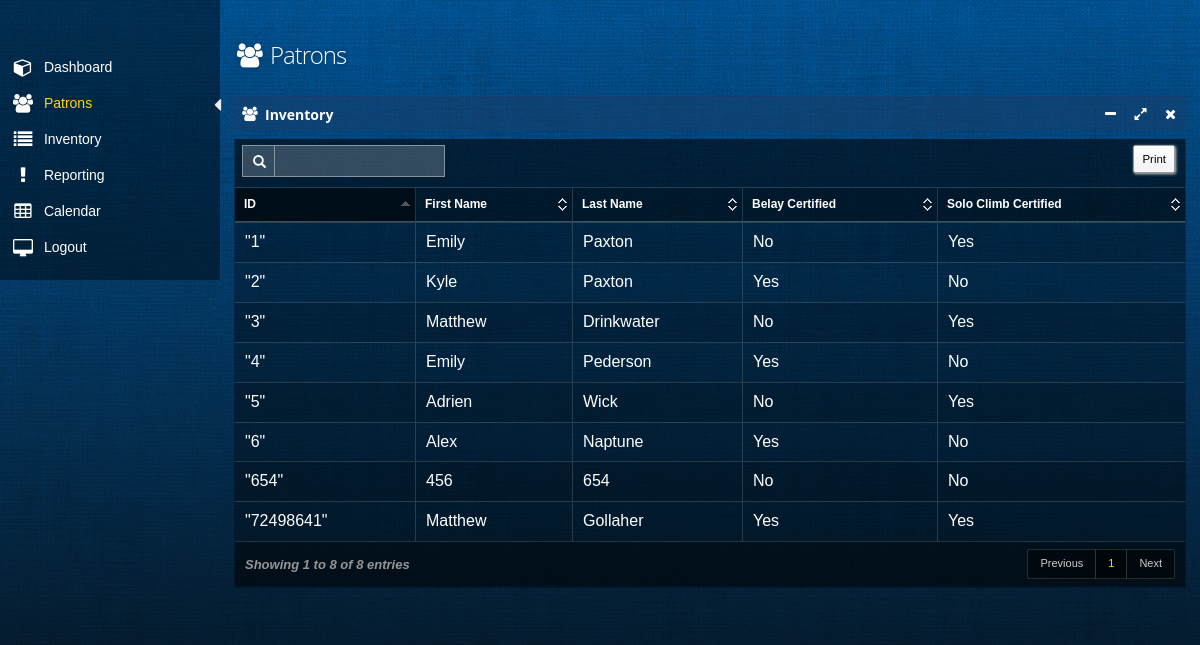
The app's page /patronViewEmployee with its own data.
### tables this page shows
CREATE TABLE "Patron" (
	`Id`	TEXT NOT NULL UNIQUE,
	`FirstName`	TEXT NOT NULL,
	`LastName`	TEXT NOT NULL,
	`Email`	TEXT NOT NULL UNIQUE,
	`PhoneNumber`	TEXT NOT NULL,
	`Gender`	TEXT NOT NULL,
	`Address`	TEXT NOT NULL,
	`City`	TEXT NOT NULL,
	`Zip`	TEXT NOT NULL,
	`WaiverFile`	BLOB NOT NULL,
	`State`	TEXT NOT NULL,
	`IsBelayCertified`	REAL DEFAULT 'False',
	`IsSoloClimbCertified`	REAL DEFAULT 'False',
	PRIMARY KEY(`Id`)
);

### app.py (the view)
@app.route('/patronViewEmployee')
def patronViewEmployee():
    return patronViewModule.patronViewEmployee()

### databaseFunctions.py (called while the page is built)
def getAllPatronIds():
    with engine.connect() as connection:
        sqlText = text("SELECT Id FROM Patron ORDER by Id")
        result = engine.execute(sqlText)
        ids = []
        for row in result:
            ids.append(row[0])
        if not ids:
            return None
        else:
            return ids

def getAllPatronFirstNames():
    with engine.connect() as connection:
        sqlText = text("SELECT FirstName FROM Patron ORDER by Id")
        result = engine.execute(sqlText)
        firstNames = []
        for row in result:
            firstNames.append(row[0])
        if not firstNames:
            return None
        else:
            return firstNames

def getAllPatronLastNames():
    with engine.connect() as connection:
        sqlText = text("SELECT LastName FROM Patron ORDER by Id")
        result = engine.execute(sqlText)
        lastNames = []
        for row in result:
            lastNames.append(row[0])
        if not lastNames:
            return None
        else:
            return lastNames

def getAllPatronBelayCertifications():
    with engine.connect() as connection:
        sqlText = text("SELECT IsBelayCertified FROM Patron ORDER by Id")
        result = engine.execute(sqlText)
        isBelayCertifications = []
        for row in result:
            isBelayCertifications.append(row[0])
        if not isBelayCertifications:
            return None
        else:
            return isBelayCertifications

def getAllPatronSoloClimbCertifications():
    with engine.connect() as connection:
        sqlText = text("SELECT IsSoloClimbCertified FROM Patron ORDER by Id")
        result = engine.execute(sqlText)
        isSoloClimbCertifications = []
        for row in result:
            isSoloClimbCertifications.append(row[0])
        if not isSoloClimbCertifications:
            return None
        else:
            return isSoloClimbCertifications

### templates/patronViewEmployee.html (shortened to what this page needs)
﻿{% extends "layout.html" %}
{% block body %}
<aside id="left-panel" style="height:280px; min-height:0px;">
    <nav>
        <ul>
            <li>
                <a href="employeeMenu"><i class="fa fa-lg fa-fw fa-cube txt-color-blue"></i> <span class="menu-item-parent">Dashboard</span></a>
            </li>
            <li class="active">
                <a href="patronViewEmployee"><i class="fa fa-lg fa-fw fa-users txt-color-blue"></i> <span class="menu-item-parent">Patrons</span></a>
            </li>
            <li>
                <a href="inventory"><i class="fa fa-lg fa-fw fa-list"></i> <span class="menu-item-parent">Inventory</span></a>
            </li>
            <li>
                <a href="reporting"><i class="fa fa-lg fa-fw fa-exclamation"></i> <span class="menu-item-parent">Reporting</span></a>
            </li>
            <li>
                <a href="calendar"><i class="fa fa-lg fa-fw fa-table"></i> <span class="menu-item-parent">Calendar</span></a>
            </li>
            <li>
                <a href="logout"><i class="fa fa-lg fa-fw fa-desktop"></i> <span class="menu-item-parent">Logout</span></a>
            </li>
        </ul>
    </nav>
</aside>
<div id="main" role="main">
    <div id="content">
        <div class="row">
            <div class="col-xs-12 col-sm-7 col-md-7 col-lg-4">
                <h1 class="page-title txt-color-blueDark">
                    <i class="fa-fw fa fa-users"></i>
                    Patrons
                </h1>
            </div>
        </div>
        <section id="widget-grid" class="">
            <div class="row">
                <article class="col-xs-12 col-sm-12 col-md-12 col-lg-12">
                    <div class="jarviswidget jarviswidget-color-blueDark" id="wid-id-1" data-widget-editbutton="false" data-widget-colorbutton="false">
                        <header style="padding-top:10px">
                            <span class="widget-icon"> <i class="fa fa-users"></i> </span>
                            <h2 style="line-height:15px"><strong>Inventory</strong></h2>
                        </header>
                        <div>
                            <div class="widget-body no-padding">
                                <table id="datatable" class="table table-striped table-bordered table-hover">
                                    <thead>
                                        <tr>
                                            <th data-hide="phone">ID</th>
                                            <th data-class="expand">First Name</th>
                                            <th data-hide="phone">Last Name</th>
                                            <th data-hide="phone">Belay Certified</th>
                                            <th data-hide="phone">Solo Climb Certified</th>
                                        </tr>
                                    </thead>
                                    <tbody>
                                        {% for row in patronTable %}
                                        <tr id="tr">
                                            <td>{{ row['id']|tojson|safe }}</td>
                                            <td>{{ row['firstName'] }}</td>
                                            <td>{{ row['lastName'] }}</td>
                                            {% if row['isBelayCertified'] == 'False' %}
                                            <td>No</td>
                                            {% else %}
                                            <td>Yes</td>
                                            {% endif %}
                                            {% if row['isSoloClimbCertified'] == 'False' %}
                                            <td>No</td>
                                            {% else %}
                                            <td>Yes</td>
                                            {% endif %}
                                        </tr>
                                        {% endfor %}
                                    </tbody>
                                </table>
                            </div>
                        </div>
                    </div>
                </article>
            </div>
        </section>
    </div>
</div>
    {% endblock %}

### templates/layout.html (shortened to what this page needs)
<link rel="stylesheet" type="text/css" media="screen" href="static/css/bootstrap.min.css">
<link rel="stylesheet" type="text/css" media="screen" href="static/css/font-awesome.min.css">
<link rel="stylesheet" type="text/css" media="screen" href="static/css/smartadmin-production-plugins.min.css">
<link rel="stylesheet" type="text/css" media="screen" href="static/css/smartadmin-production.min.css">
<link rel="stylesheet" type="text/css" media="screen" href="static/css/smartadmin-skins.min.css">
<link rel="stylesheet" type="text/css" media="screen" href="static/css/smartadmin-rtl.min.css">
<link rel="stylesheet" type="text/css" media="screen" href="static/css/styles.css">
<link rel="stylesheet" href="static/css/signature-pad.css">
<!DOCTYPE html>
<html lang="en-us">
<head>
</head>
<body class="smart-style-5">
    {% block body %}{% endblock %}
</body>
</html>

### static/css/styles.css (style rules this page uses)
body { width:100%; height:100% }

### static/css/signature-pad.css (style rules this page uses)
body { font-family: Helvetica, Sans-Serif; -moz-user-select: none; -webkit-user-select: none; -ms-user-select: none; }

### records on screen
Patron: firstName "Emily", lastName "Paxton"
Patron: firstName "Kyle", lastName "Paxton"
Patron: firstName "Matthew", lastName "Drinkwater"
Patron: firstName "Emily", lastName "Pederson"
Patron: firstName "Adrien", lastName "Wick"
Patron: firstName "Alex", lastName "Naptune"
Patron: id|tojson "\"654\"", firstName "456", lastName "654"
Patron: id|tojson "\"72498641\"", firstName "Matthew", lastName "Gollaher"

### other values on screen
{{ row['id']|tojson|safe }} "\"1\"" "\"2\"" "\"3\"" "\"4\"" "\"5\"" "\"6\""
